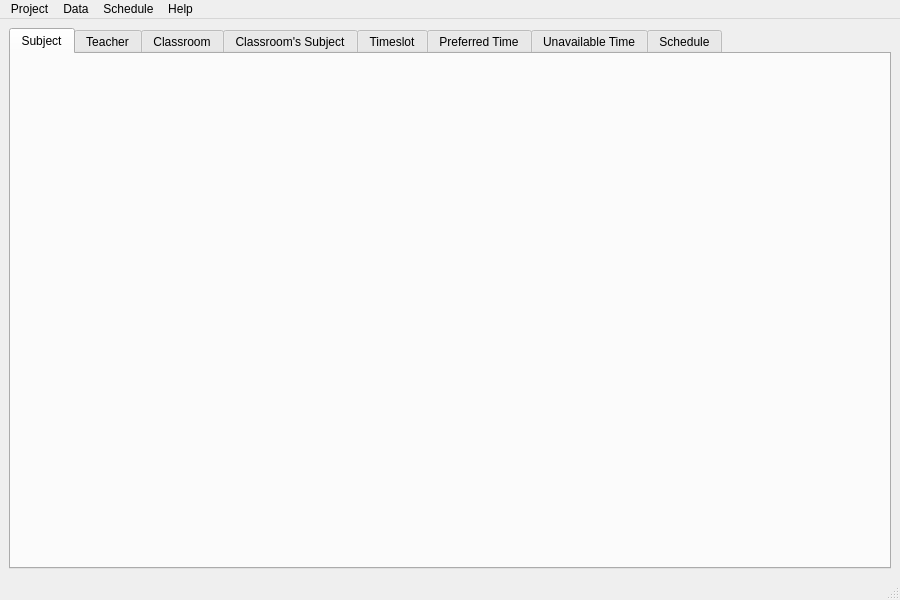
<?xml version="1.0" encoding="UTF-8"?>
<ui version="4.0">
    <class>MainWindow</class>
    <widget class="QMainWindow" name="MainWindow">
        <property name="geometry">
            <rect>
                <x>0</x>
                <y>0</y>
                <width>900</width>
                <height>600</height>
            </rect>
        </property>
        <property name="windowTitle">
            <string>MainWindow</string>
        </property>

        <!-- tabs -->
        <widget class="QWidget" name="centralwidget">
            <layout class="QVBoxLayout">
                <item>
                    <widget class="QTabWidget" name="tabWidget">
                        <property name="currentIndex">
                            <number>0</number>
                        </property>
                        <widget class="QWidget" name="tabSubject">
                            <attribute name="title">
                                <string>Subject</string>
                            </attribute>
                            <layout class="QVBoxLayout">
                                <item>
                                    <widget class="QStackedWidget" name="stackedWidgetSubject" />
                                </item>
                            </layout>
                        </widget>
                        <widget class="QWidget" name="tabTeacher">
                            <attribute name="title">
                                <string>Teacher</string>
                            </attribute>
                            <layout class="QVBoxLayout">
                                <item>
                                    <widget class="QStackedWidget" name="stackedWidgetTeacher" />
                                </item>
                            </layout>
                        </widget>
                        <widget class="QWidget" name="tabClassroom">
                            <attribute name="title">
                                <string>Classroom</string>
                            </attribute>
                            <layout class="QVBoxLayout">
                                <item>
                                    <widget class="QStackedWidget" name="stackedWidgetClassroom" />
                                </item>
                            </layout>
                        </widget>
                        <widget class="QWidget" name="tabClassroomSubject">
                            <attribute name="title">
                                <string>Classroom's Subject</string>
                            </attribute>
                            <layout class="QVBoxLayout">
                                <item>
                                    <widget class="QStackedWidget" name="stackedWidgetClassroomSubject" />
                                </item>
                            </layout>
                        </widget>
                        <widget class="QWidget" name="tabTimeslot">
                            <attribute name="title">
                                <string>Timeslot</string>
                            </attribute>
                            <layout class="QVBoxLayout">
                                <item>
                                    <widget class="QStackedWidget" name="stackedWidgetTimeslot" />
                                </item>
                            </layout>
                        </widget>
                        <widget class="QWidget" name="tabPreferredTime">
                            <attribute name="title">
                                <string>Preferred Time</string>
                            </attribute>
                            <layout class="QVBoxLayout">
                                <item>
                                    <widget class="QStackedWidget" name="stackedWidgetPreferredTime" />
                                </item>
                            </layout>
                        </widget>
                        <widget class="QWidget" name="tabUnavailableTime">
                            <attribute name="title">
                                <string>Unavailable Time</string>
                            </attribute>
                            <layout class="QVBoxLayout">
                                <item>
                                    <widget class="QStackedWidget" name="stackedWidgetUnavailableTime" />
                                </item>
                            </layout>
                        </widget>

                        <widget class="QWidget" name="tabSchedule">
                            <attribute name="title">
                                <string>Schedule</string>
                            </attribute>
                            <layout class="QVBoxLayout">
                                <item>
                                    <widget class="QStackedWidget" name="stackedWidgetSchedule" />
                                </item>
                            </layout>
                        </widget>
                    </widget>
                </item>
            </layout>
        </widget>

        <!-- menu structure -->
        <widget class="QMenuBar" name="menubar">
            <property name="geometry">
                <rect>
                    <x>0</x>
                    <y>0</y>
                    <width>800</width>
                    <height>24</height>
                </rect>
            </property>
            <widget class="QMenu" name="menuProject">
                <property name="title">
                    <string>Project</string>
                </property>
                <addaction name="actionNewProject" />
                <addaction name="actionOpenProject" />
                <addaction name="actionSaveProject" />
                <addaction name="actionSaveProjectAs" />
                <addaction name="separator" />
                <addaction name="actionSetting" />
                <addaction name="actionExit" />
            </widget>
            <widget class="QMenu" name="menuData">
                <property name="title">
                    <string>Data</string>
                </property>
                <addaction name="actionImport" />
                <addaction name="separator" />
                <addaction name="actionSubject" />
                <addaction name="actionTeacher" />
                <addaction name="actionClassroom" />
                <addaction name="actionClassroomSubject" />
                <addaction name="actionTimeslot" />
                <addaction name="actionPreferredTime" />
                <addaction name="actionUnavailableTime" />
            </widget>
            <widget class="QMenu" name="menuSchedule">
                <property name="title">
                    <string>Schedule</string>
                </property>
                <addaction name="actionGenerate" />
            </widget>
            <widget class="QMenu" name="menuHelp">
                <property name="title">
                    <string>Help</string>
                </property>
                <addaction name="actionAbout" />
            </widget>
            <addaction name="menuProject" />
            <addaction name="menuData" />
            <addaction name="menuSchedule" />
            <addaction name="menuHelp" />
        </widget>

        <!-- status bar -->
        <widget class="QStatusBar" name="statusbar" />

        <!-- actions -->
        <action name="actionNewProject">
            <property name="text">
                <string>New Project</string>
            </property>
        </action>
        <action name="actionOpenProject">
            <property name="text">
                <string>Open Project</string>
            </property>
        </action>
        <action name="actionSaveProject">
            <property name="text">
                <string>Save Project</string>
            </property>
        </action>
        <action name="actionSaveProjectAs">
            <property name="text">
                <string>Save Project as</string>
            </property>
        </action>
        <action name="actionSetting">
            <property name="text">
                <string>Setting</string>
            </property>
        </action>
        <action name="actionExit">
            <property name="text">
                <string>Exit</string>
            </property>
        </action>
        <action name="actionImport">
            <property name="text">
                <string>Import</string>
            </property>
        </action>
        <action name="actionSubject">
            <property name="text">
                <string>Subject</string>
            </property>
        </action>
        <action name="actionTeacher">
            <property name="text">
                <string>Teacher</string>
            </property>
        </action>
        <action name="actionClassroom">
            <property name="text">
                <string>Classroom</string>
            </property>
        </action>
        <action name="actionClassroomSubject">
            <property name="text">
                <string>Classroom's Subject</string>
            </property>
        </action>
        <action name="actionTimeslot">
            <property name="text">
                <string>Timeslot</string>
            </property>
        </action>
        <action name="actionPreferredTime">
            <property name="text">
                <string>Preferred Time</string>
            </property>
        </action>
        <action name="actionUnavailableTime">
            <property name="text">
                <string>Unavailable Time</string>
            </property>
        </action>
        <action name="actionGenerate">
            <property name="text">
                <string>Generate</string>
            </property>
        </action>
        <action name="actionAbout">
            <property name="text">
                <string>About</string>
            </property>
        </action>
    </widget>
    <resources />
    <connections />
</ui>
